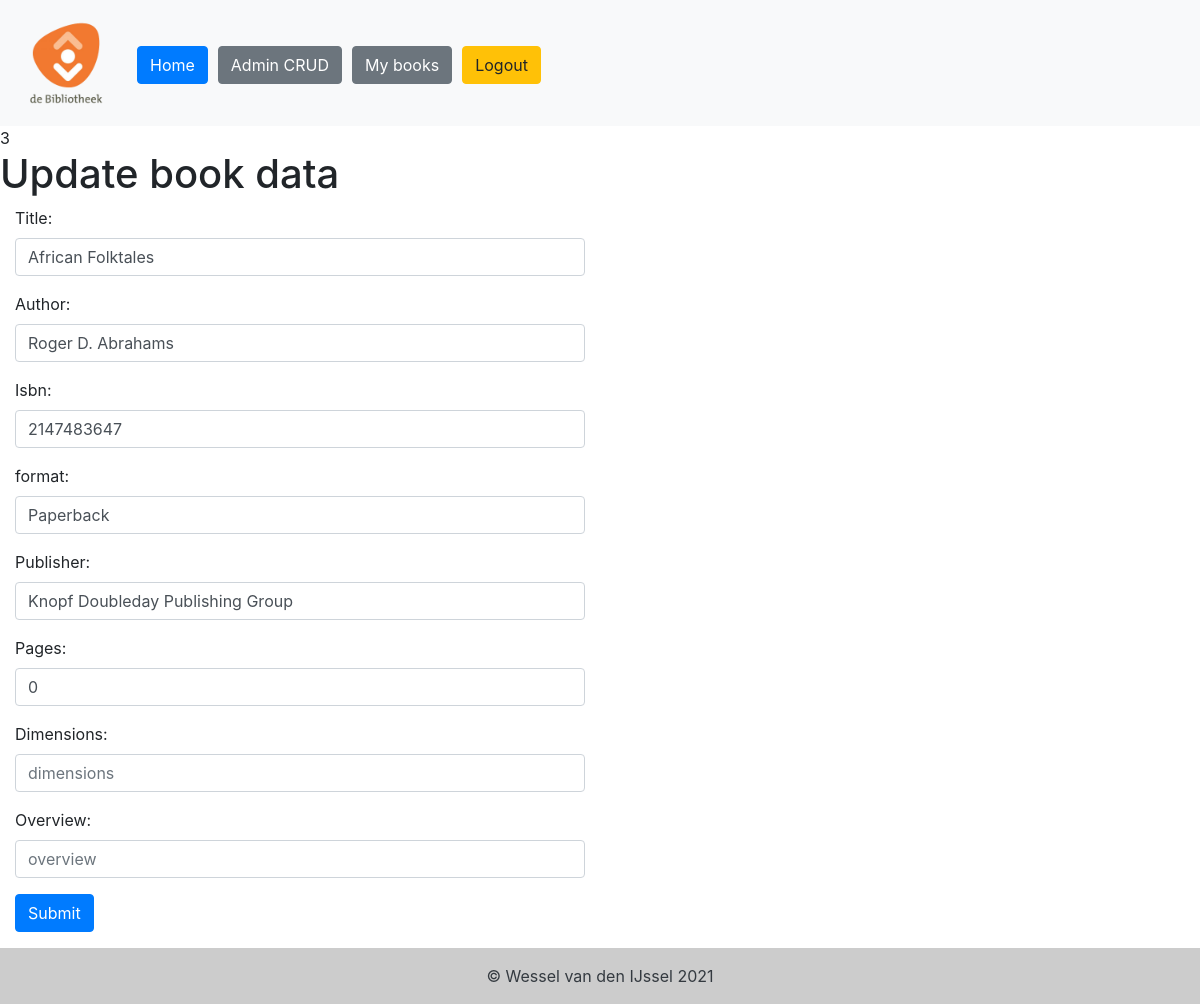
The page /admin/update.php?update=3 on the database its author committed.
### tables this page shows
CREATE TABLE `bibliotheek` (
  `bibliotheekid` int(11) NOT NULL,
  `title` varchar(255) NOT NULL,
  `author` varchar(255) NOT NULL,
  `isbn13` int(50) NOT NULL,
  `format` varchar(255) NOT NULL,
  `publisher` varchar(255) NOT NULL,
  `pages` int(11) NOT NULL,
  `dimensions` varchar(255) NOT NULL,
  `overview` varchar(255) NOT NULL
);

### admin/update.php (the view)
<?php
include "include/header.php";
if (isset($_GET['update'])) {
    $edit = $_GET["update"];
    echo $edit;
}
else{
    echo "<div class='alert alert-danger' role='alert'>
    You are not changing anything!
  </div>";
}
$liqry = $con->prepare("SELECT bibliotheekid, title, author, isbn13, format, publisher, pages, dimensions, overview FROM bibliotheek WHERE bibliotheekid = '$edit'");
if ($liqry === false) {
            echo mysqli_error($con);
        } else {
            $liqry->bind_result($id, $title, $author, $isbn13, $format, $publisher, $pages, $dimensions, $overview);
            if ($liqry->execute()) {
                $liqry->store_result();
                while ($liqry->fetch()) {
                }
            }
        }
                    ?>
    <div id="frmRegistration">
        <form class="form-horizontal" action="update/update.php?update=<?php echo $edit;?>"method='POST'>
            <h1>Update book data</h1>
            <div class="form-group">
                <label class="control-label col-sm-2" for="title">Title:</label>
                <div class="col-sm-6">
                    <input type="text" name="title" class="form-control" id="title"
                        placeholder="Enter the title of your book" required value="<?php echo $title;?>">
                </div>
            </div>
            <div class="form-group">
                <label class="control-label col-sm-2" for="author" >Author:</label>
                <div class="col-sm-6">
                    <input type="text" name="author" class="form-control" id="author" placeholder="author" required value="<?php echo $author;?>">
                </div>
            </div>
            <div class="form-group">
                <label class="control-label col-sm-2" for="isbn13">Isbn:</label>
                <div class="col-sm-6">
                    <input type="number" name="isbn13" class="form-control" id="isbn13" placeholder="Enter isbn" required value="<?php echo $isbn13;?>">
                </div>
            </div>
            <div class="form-group">
                <label class="control-label col-sm-2" for="format">format:</label>
                <div class="col-sm-6">
                    <input type="text" name="format" class="form-control" id="format" placeholder="format" required value="<?php echo $format;?>">
                </div>
            </div>
            <div class="form-group">
                <label class="control-label col-sm-2" for="publisher">Publisher:</label>
                <div class="col-sm-6">
                    <input type="text" name="publisher" class="form-control" id="publisher" placeholder="publisher" required value="<?php echo $publisher;?>">
                </div>
            </div>
            <div class="form-group">
                <label class="control-label col-sm-2" for="pages">Pages:</label>
                <div class="col-sm-6">
                    <input type="number" name="pages" class="form-control" id="pages" placeholder="pages" required value="<?php echo $pages;?>">
                </div>
            </div>
            <div class="form-group">
                <label class="control-label col-sm-2" for="dimensions">Dimensions:</label>
                <div class="col-sm-6">
                    <input type="text" name="dimensions" class="form-control" id="dimensions" placeholder="dimensions" required value="<?php echo $dimensions;?>">
                </div>
            </div>
            <div class="form-group">
                <label class="control-label col-sm-2" for="overview">Overview:</label>
                <div class="col-sm-6">
                    <input type="text" name="overview" class="form-control" id="overview" placeholder="overview" required value="<?php echo $overview;?>">
                </div>
            </div>
            <div class="form-group">
                <div class="col-sm-offset-2 col-sm-10">
                    <button type="submit" name="update" class="btn btn-primary">Submit</button>
                </div>
            </div>
        </form>
    </div>
<?php
include "../../include/footer.php";?>

### rows shown on the page
bibliotheek: title "African Folktales", author "Roger D. Abrahams", isbn13 "2147483647", format "Paperback", publisher "Knopf Doubleday Publishing Group", pages "0"

### other values the page prints
$edit "3"
